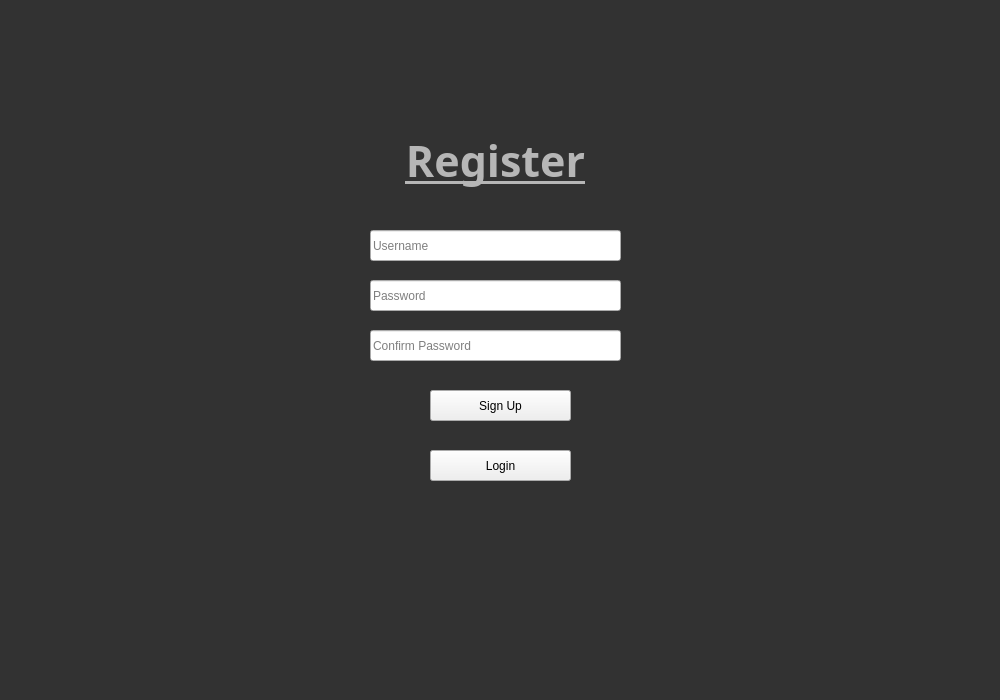
<?xml version="1.0" encoding="UTF-8"?>
<ui version="4.0">
 <class>Form</class>
 <widget class="QWidget" name="Form">
  <property name="geometry">
   <rect>
    <x>0</x>
    <y>0</y>
    <width>1000</width>
    <height>700</height>
   </rect>
  </property>
  <property name="windowTitle">
   <string>Form</string>
  </property>
  <widget class="QLineEdit" name="confirmPass">
   <property name="geometry">
    <rect>
     <x>370</x>
     <y>330</y>
     <width>251</width>
     <height>31</height>
    </rect>
   </property>
   <property name="placeholderText">
    <string>Confirm Password</string>
   </property>
  </widget>
  <widget class="QPushButton" name="signupb">
   <property name="geometry">
    <rect>
     <x>430</x>
     <y>390</y>
     <width>141</width>
     <height>31</height>
    </rect>
   </property>
   <property name="text">
    <string>Sign Up</string>
   </property>
  </widget>
  <widget class="QPushButton" name="loginb">
   <property name="geometry">
    <rect>
     <x>430</x>
     <y>450</y>
     <width>141</width>
     <height>31</height>
    </rect>
   </property>
   <property name="text">
    <string>Login</string>
   </property>
  </widget>
  <widget class="QLineEdit" name="password">
   <property name="geometry">
    <rect>
     <x>370</x>
     <y>280</y>
     <width>251</width>
     <height>31</height>
    </rect>
   </property>
   <property name="placeholderText">
    <string>Password</string>
   </property>
  </widget>
  <widget class="QLineEdit" name="username">
   <property name="geometry">
    <rect>
     <x>370</x>
     <y>230</y>
     <width>251</width>
     <height>31</height>
    </rect>
   </property>
   <property name="placeholderText">
    <string>Username</string>
   </property>
  </widget>
  <widget class="QLabel" name="label">
   <property name="geometry">
    <rect>
     <x>390</x>
     <y>120</y>
     <width>211</width>
     <height>81</height>
    </rect>
   </property>
   <property name="font">
    <font>
     <family>Sitka Subheading Semibold</family>
     <pointsize>32</pointsize>
     <weight>75</weight>
     <bold>true</bold>
     <underline>true</underline>
    </font>
   </property>
   <property name="styleSheet">
    <string notr="true">color: rgb(182, 182, 182)</string>
   </property>
   <property name="text">
    <string>Register</string>
   </property>
   <property name="textFormat">
    <enum>Qt::PlainText</enum>
   </property>
   <property name="alignment">
    <set>Qt::AlignCenter</set>
   </property>
  </widget>
  <widget class="QWidget" name="widget" native="true">
   <property name="geometry">
    <rect>
     <x>0</x>
     <y>0</y>
     <width>1000</width>
     <height>700</height>
    </rect>
   </property>
   <property name="styleSheet">
    <string notr="true">background-color: rgb(50, 50, 50)</string>
   </property>
  </widget>
  <zorder>widget</zorder>
  <zorder>confirmPass</zorder>
  <zorder>signupb</zorder>
  <zorder>loginb</zorder>
  <zorder>password</zorder>
  <zorder>username</zorder>
  <zorder>label</zorder>
 </widget>
 <tabstops>
  <tabstop>signupb</tabstop>
  <tabstop>confirmPass</tabstop>
  <tabstop>username</tabstop>
  <tabstop>password</tabstop>
  <tabstop>loginb</tabstop>
 </tabstops>
 <resources/>
 <connections/>
</ui>
